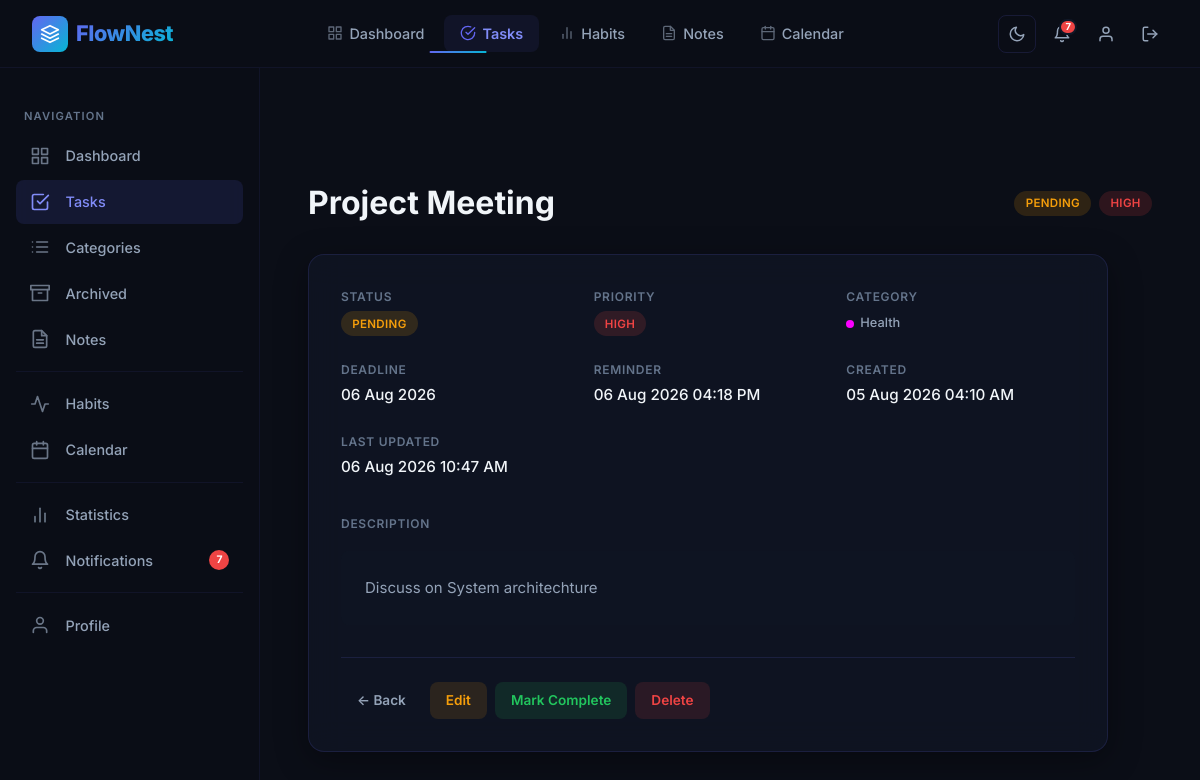
Page /tasks/view/8 (signed in) on the earlier database version.
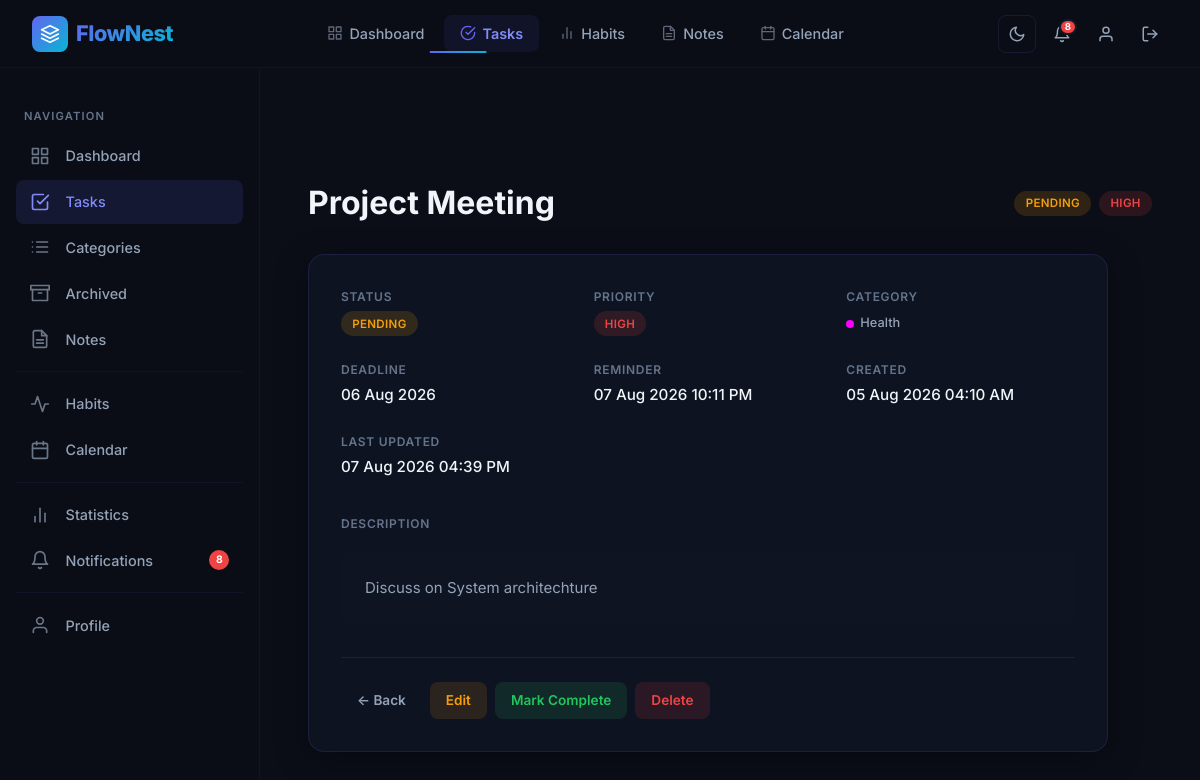
Same page on the later database version.
### app/models.py (models this page shows, shortened)
class Task(db.Model):
    __tablename__ = "tasks"
    id = db.Column(db.Integer, primary_key=True)
    title = db.Column(db.String(200), nullable=False)
    description = db.Column(db.Text, nullable=True)
    priority = db.Column(db.String(20), default="Medium")
    status = db.Column(db.String(20), default="Pending")
    deadline = db.Column(db.Date, nullable=True)
    reminder = db.Column(db.DateTime, nullable=True)
    attachment = db.Column(db.String(255), nullable=True)
    created_at = db.Column(
        db.DateTime,
        default=datetime.utcnow
    )
    updated_at = db.Column(
        db.DateTime,
        default=datetime.utcnow,
        onupdate=datetime.utcnow
    )
    reminder_sent = db.Column(
    db.Boolean,
    default=False
    )
    user_id = db.Column(
        db.Integer,
        db.ForeignKey("users.id"),
        nullable=False
    )
    category_id = db.Column(
        db.Integer,
        db.ForeignKey("categories.id"),
        nullable=True
    )
    user = db.relationship(
    "User",
    back_populates="tasks"
    )
    category = db.relationship(
    "Category",
    back_populates="tasks"
    )

### app/routes/tasks.py (the view)
@tasks.route("/view/<int:task_id>")
@login_required
def view_task(task_id):
    task = Task.query.filter_by(
        id=task_id,
        user_id=current_user.id
    ).first_or_404()
    return render_template(
        "tasks/view.html",
        task=task
    )

### app/extensions.py (called while the page is built)
@login_manager.user_loader
def load_user(user_id):
    from app.models import User
    return User.query.get(int(user_id))

### app/templates/tasks/view.html (shortened to what the changed rows need)
{% extends "base.html" %}
{% block content %}
<div class="page-wrapper with-sidebar">
    <div class="page-content">
        <div class="page-header fade-in">
            <h2>{{ task.title }}</h2>
            <div style="display: flex; gap: 8px;">
                <span class="badge badge-{{ task.status|lower }}">{{ task.status }}</span>
                <span class="badge badge-{{ task.priority|lower }}">{{ task.priority }}</span>
            </div>
        </div>
        <div class="glass-card no-hover detail-card fade-in fade-in-delay-1">
            <div class="detail-grid">
                <div class="detail-item">
                    <span class="detail-value">
                        <span class="badge badge-{{ task.status|lower }}">{{ task.status }}</span>
                    </span>
                </div>
                <div class="detail-item">
                    <span class="detail-value">
                        <span class="badge badge-{{ task.priority|lower }}">{{ task.priority }}</span>
                    </span>
                </div>
                <div class="detail-item">
                </div>
                <div class="detail-item">
                    <span class="detail-label">Deadline</span>
                    <span class="detail-value">
                        {% if task.deadline %}
                        {{ task.deadline.strftime("%d %b %Y") }}
                        {% else %}
                        <span style="color: var(--text-muted);">No Deadline</span>
                        {% endif %}
                    </span>
                </div>
                <div class="detail-item">
                    <span class="detail-label">Reminder</span>
                    <span class="detail-value">
                        {% if task.reminder %}
                        {{ task.reminder.strftime("%d %b %Y %I:%M %p") }}
                        {% else %}
                        <span style="color: var(--text-muted);">Not Set</span>
                        {% endif %}
                    </span>
                </div>
                <div class="detail-item">
                    <span class="detail-label">Created</span>
                    <span class="detail-value">{{ task.created_at.strftime("%d %b %Y %I:%M %p") }}</span>
                </div>
                {% if task.updated_at %}
                <div class="detail-item">
                    <span class="detail-label">Last Updated</span>
                    <span class="detail-value">{{ task.updated_at.strftime("%d %b %Y %I:%M %p") }}</span>
                </div>
                {% endif %}
            </div>
            {% if task.description %}
            <div style="margin-bottom: var(--space-md);">
                <span class="detail-label">Description</span>
            </div>
            <div class="detail-description">
                {{ task.description }}
            </div>
            {% endif %}
            <div class="detail-actions">
                <a href="{{ url_for('tasks.list_tasks') }}" class="btn btn-ghost" style="font-size: 0.85rem;">← Back</a>
                <a href="{{ url_for('tasks.update_task', task_id=task.id) }}" class="btn-xs btn-warning-soft" style="padding: 0.5rem 1rem; font-size: 0.85rem;">Edit</a>
                {% if task.status == "Pending" %}
                <a href="{{ url_for('tasks.complete_task', task_id=task.id) }}" class="btn-xs btn-success-soft" style="padding: 0.5rem 1rem; font-size: 0.85rem;">Mark Complete</a>
                {% endif %}
                <a href="{{ url_for('tasks.delete_task', task_id=task.id) }}" class="btn-xs btn-danger-soft" style="padding: 0.5rem 1rem; font-size: 0.85rem;"
                    onclick="return confirm('Are you sure you want to delete this task?');">Delete</a>
            </div>
        </div>
    </div>
</div>
{% endblock %}

Differences in the rows shown:
changed Task "Project Meeting": reminder "06 Aug 2026 04:18 PM" → "07 Aug 2026 10:11 PM"; updated_at "06 Aug 2026 10:47 AM" → "07 Aug 2026 04:39 PM"
Other differences:
{{ unread_count }}: "7" → "8"
